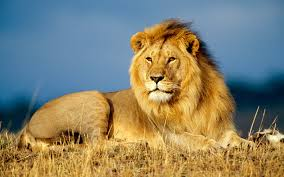
#> input picture OpenCV/0.Read and Show/lion.jpg, 284 x 177 px; the run also reads 1 picture not shown here
$ jupyter execute '0.read&show.ipynb'
#> lines starting #> are read from the running program, lines starting #| are printed output that depends on the picture; after the words box and inside, x2 and y2 are one past the last pixel; in counts of white or black regions, pixels touching at a corner belong together
[cell 1]
import cv2
import numpy as np
import os

[cell 2]
img = cv2.imread("lion.jpg")    # read the image ; the image(lion) is int the same directory that's why we here use the name, otherwise we will use the name of the image with the path like- (r"path")
#> img is the input picture: shape (177, 284, 3); mean B, G, R 109.6, 130.8, 134.3
cv2.imshow("Image Frame", img)  # display the image
#cv2.waitKey(10000)             #image frame will be displayed for 10 seconds, (10000ms = 10s)
cv2.waitKey(0)                  # wait for a key press
cv2.destroyAllWindows()         # close all OpenCV windows
#cv2.destroyWindow()            # close the window with the given name

### destroyallwindow vs  destroywindow

[cell 3]
img = cv2.imread("lion.jpg")        # read the image
cv2.imshow("Image Frame", img)      # display the image
cv2.imshow("Image Frame1", img)     # display the image
#cv2.waitKey(10000)                 #image frame will be displayed for 10 seconds, (10000ms = 10s)
cv2.waitKey(0)                      # wait for a key press
#cv2.destroyAllWindows()            # close all OpenCV windows
cv2.destroyWindow("Image Frame1")  # close the window with the given name

### Resize the image

[cell 4]
img = cv2.imread("lion.jpg")                # read the image
resize_img = cv2.resize(img, (1000, 1000))    # resize the image (width, height)
cv2.imshow("Image Frame", resize_img)       # display the image
cv2.waitKey(0)                              # wait for a key press
cv2.destroyAllWindows()                     # close all OpenCV windows

### Multiple image in one frame

[cell 5]
# img = cv2.imread("lion.jpg")
# print(img)
img = cv2.imread("lion.jpg")                # read the image
resize_img = cv2.resize(img, (300, 300))    # resize the image (width, height)
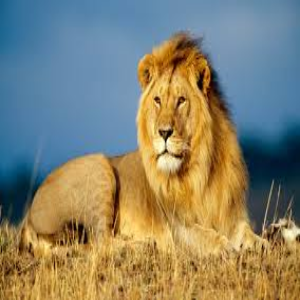
#> resize_img: shape (300, 300, 3); mean B, G, R 109.5, 130.7, 134.2
horizontal_add = np.hstack((resize_img,resize_img)) # stack/add horizontally
verical_add = np.vstack((resize_img,resize_img))    # stack/add vertically
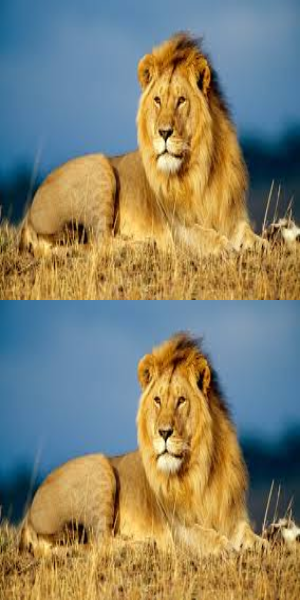
#> verical_add: shape (600, 300, 3); mean B, G, R 109.5, 130.7, 134.2
multiple_add = np.vstack((horizontal_add,horizontal_add))
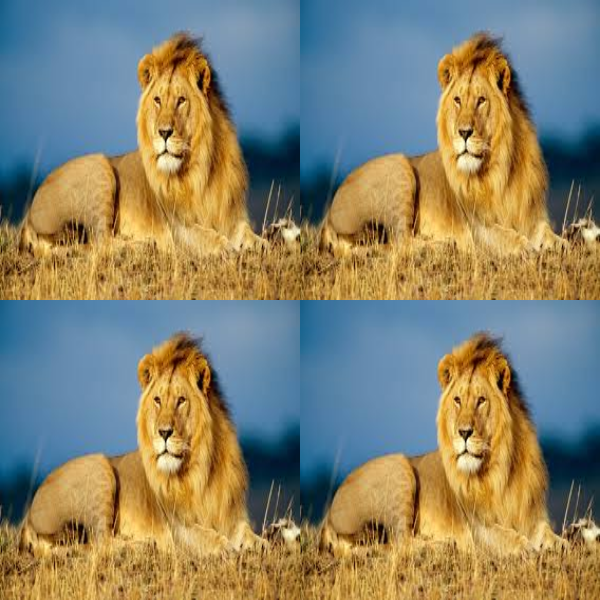
#> multiple_add: shape (600, 600, 3); mean B, G, R 109.5, 130.7, 134.2
cv2.imshow("Image Frame", horizontal_add)     # display the image
cv2.imshow("Image Frame1", verical_add)       # display the image
cv2.imshow("image Frame2", multiple_add )     #merge 4 image
cv2.waitKey(0)                              # wait for a key press
cv2.destroyAllWindows()                     # close all OpenCV windows

### Slideshow

[cell 6]
image_list = os.listdir(r"E:\Python\OpenCV\0.Read and Show\lion_image")
for name in image_list:
    path = "E:\\Python\\OpenCV\\0.Read and Show\\lion_image"
    image_name = path + "\\" + name
    img = cv2.imread(image_name)   #storing all images in one frame
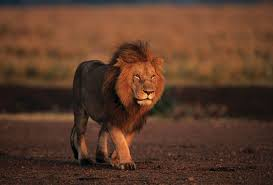
#> input picture OpenCV/0.Read and Show/lion_image/lion1.jpg, 273 x 185 px, found by its file name
#> img is the input picture: shape (185, 273, 3); mean B, G, R 41.3, 59.1, 91.8
    img = cv2.resize(img, (300, 300))
#> img: shape (300, 300, 3)
    cv2.imshow("Image Frame ",img)
    #cv2.waitKey(3000) # show automatically
    cv2.waitKey(0) # show until key is pressed
#> pass 2 of the loop `for name in image_list:`:
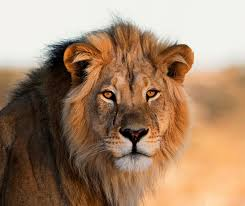
#> input picture OpenCV/0.Read and Show/lion_image/lion3.jpg, 245 x 206 px, found by its file name
#> img is the input picture: shape (206, 245, 3); mean B, G, R 107.6, 133.7, 164.3
#> `img = cv2.resize(img, (300, 300))`:
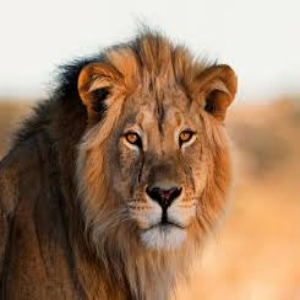
#> img: shape (300, 300, 3); mean B, G, R 107.5, 133.6, 164.2
#> pass 3 of the loop `for name in image_list:`:
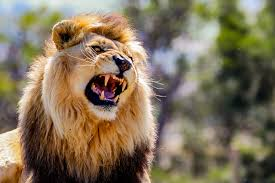
#> input picture OpenCV/0.Read and Show/lion_image/lion4.jpg, 275 x 183 px, found by its file name
#> img is the input picture: shape (183, 275, 3); mean B, G, R 90.8, 114.6, 129
#> `img = cv2.resize(img, (300, 300))`:
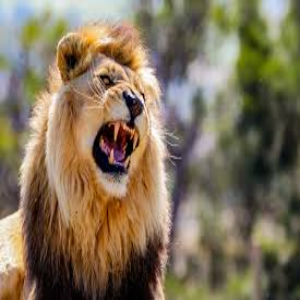
#> img: shape (300, 300, 3); mean B, G, R 90.7, 114.5, 128.9
cv2.destroyAllWindows()

### Features

[cell 7]
img = cv2.imread("lion.jpg", 0) # flag ->0 = Gray Scale
#> img: shape (177, 284); min 0, max 255, mean 129.4
cv2.imshow("Image Frame", img)
cv2.waitKey(0)
cv2.destroyAllWindows()

### Writing on the Image

[cell 8]
img = cv2.imread("lion.jpg")


txt = cv2.putText(img = img,
                    text = "Lion",
                    org = (70, 100),
                    fontFace = cv2.FONT_HERSHEY_DUPLEX,
                    fontScale = 3,
                    color = (0,0,255),
                    thickness = 3,
                    lineType = cv2.LINE_8,
                    # bottomLeftOrigin = True
                    bottomLeftOrigin = False)   #((img: UMat, text: str, org: Point, fontFace: int, fontScale: float, color: Scalar, thickness: int = ..., lineType: int = ..., bottomLeftOrigin: bool = ...) -> UMat)
cv2.imshow("Image Frame", img)
cv2.waitKey(0)
cv2.destroyAllWindows()

### Drawing line on image

[cell 9]
old_img = cv2.imread("lion.jpg")
old_img = cv2.resize(old_img,(500,700))
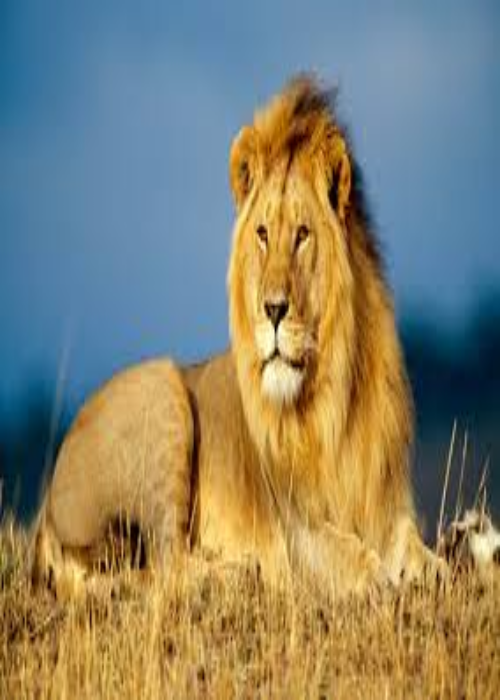
#> old_img: shape (700, 500, 3); mean B, G, R 109.5, 130.7, 134.2
new_img = cv2.line(img = old_img , pt1 = (250,200), pt2 =(350,200), color =(0,255,0), thickness = 4, lineType = 4) #def line(img: MatLike, pt1: Point,Point,color: Scalar,thickness: int = ...,lineType: int = ...,shift: int = ...)

cv2.imshow("Image Frame", new_img)
cv2.waitKey(0)
cv2.destroyAllWindows()

### Draw Rectangle

[cell 10]
old_img = cv2.imread("lion.jpg")
old_img = cv2.resize(old_img,(500,700))
txt_img = cv2.putText(img = old_img , text = "Lion", org = (330,60), fontFace = 1, fontScale = 2, color = (0,0,255), thickness = 2, lineType = 2 , bottomLeftOrigin = False)
new_img = cv2.rectangle(img = txt_img, pt1 = (200,70), pt2 = (400,550), color=(0,255,0), thickness = 4, lineType = 4) #def rectangle(img: MatLike,pt1: Point, pt2: Point,color: Scalar,thickness: int = ...,lineType: int = ...,shift: int = ...)

cv2.imshow("Image Frame", new_img)
cv2.waitKey(0)
cv2.destroyAllWindows()

### Draw Circle

[cell 11]
old_img = cv2.imread("lion.jpg")
old_img = cv2.resize(old_img,(500,700))
new_img = cv2.circle(img = old_img, center = (300,250), radius = 200, color = (0,0,255), thickness = 4, lineType = 8)
cv2.imshow("Image Frame", new_img)
cv2.waitKey(0)
cv2.destroyAllWindows()

### Draw Polylines

[cell 12]
old_img = cv2.imread("lion.jpg")
old_img = cv2.resize(old_img,(500,700))
new_img = cv2.polylines(img = old_img, pts = [np.array([[100,300],[150,100],[200,300],[200,600],[100,600]])], isClosed = True, color = (0,255,0), thickness=4, lineType=16)
cv2.imshow("Image Frame", new_img)
cv2.waitKey(0)
cv2.destroyAllWindows()

### Merge Image

[cell 13]
img1 = cv2.imread("lion.jpg")
img2 = cv2.imread("lion1.jpg")
img1 = cv2.resize(img1,(500,500))
img2 = cv2.resize(img2,(500,500))
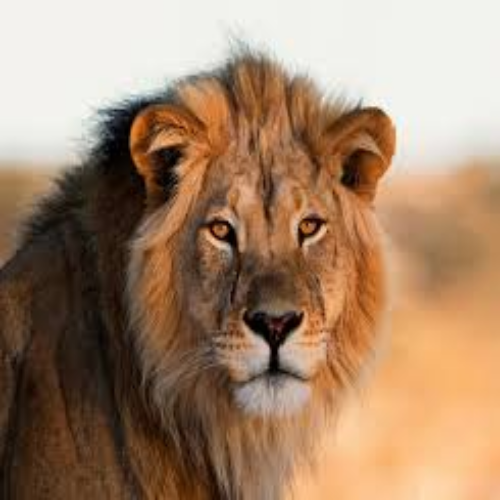
#> img2: shape (500, 500, 3); mean B, G, R 107.5, 133.6, 164.2
new_img = cv2.addWeighted(img1, 0.5, img2, 0.7, 1)
#> new_img: shape (500, 500, 3)
cv2.imshow("Image Frame", new_img)
cv2.waitKey(0)
cv2.destroyAllWindows()

### Detect Edges

[cell 14]
img = cv2.imread("lion.jpg")
new_img = cv2.Canny(img,200,200)
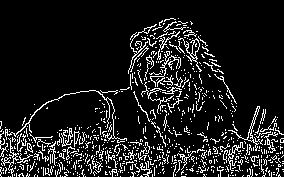
#> new_img: shape (177, 284); 11.3% white in thin lines or dots, all inside (x1, y1, x2, y2) = (0, 18, 284, 177)
cv2.imshow("Image Frame", new_img)
cv2.waitKey(0)
cv2.destroyAllWindows()

### Blur Image

[cell 15]
img = cv2.imread("lion.jpg")

g = cv2.GaussianBlur(img,(5,5),0)  # Gaussian Blur
m = cv2.medianBlur(img,5)  # Median Blur
b = cv2.bilateralFilter(img,9,100,100)  # Bilateral Filter
h = np.hstack((img,g,m,b))
cv2.imwrite(r"E:\Python\OpenCV\0.Read and Show\lion_image\blur.png", h) # Save the image to the given folder
cv2.imshow("Image Frame", h)
cv2.waitKey(0)
cv2.destroyAllWindows()

### Create Border

[cell 16]
img = cv2.imread("lion.jpg")
img = cv2.resize(img,(400,400))
#> img: shape (400, 400, 3)

img1 = cv2.copyMakeBorder(img, 10,10,10,10, cv2.BORDER_CONSTANT,None, value =2)
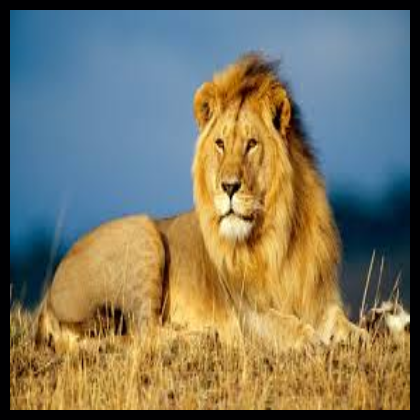
#> img1: shape (420, 420, 3); mean B, G, R 99.5, 118.5, 121.7
img1 = cv2.resize(img1,(400,400))
#> img1: shape (400, 400, 3)

h = np.hstack((img,img1))
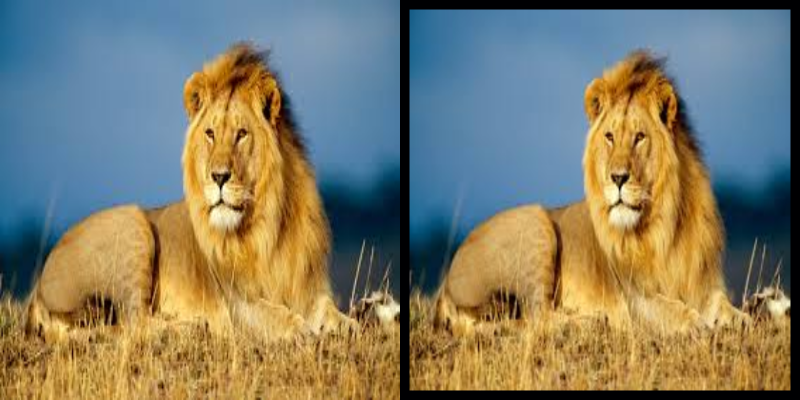
#> h: shape (400, 800, 3); mean B, G, R 104.5, 124.6, 127.9

cv2.imshow("Image Frame", h)
cv2.waitKey(0)
cv2.destroyAllWindows()

### Flip & Rotate Image

[cell 17]
img = cv2.imread("lion.jpg")
img = cv2.resize(img,(300, 300))

#img = cv2.flip(img,1) # 1 -> horizontal flip (y axis)
#img = cv2.flip(img,0) # 0 -> vertical flip (x axis)
#img = cv2.flip(img,-1) # -1 -> both horizontal and vertical flip (both x and y axis)

img = cv2.rotate(img, cv2.ROTATE_90_CLOCKWISE) # rotate 90 degree clockwise
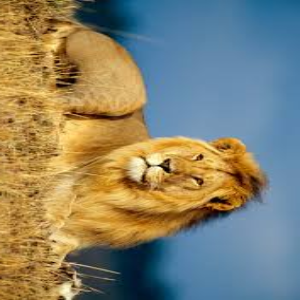
#> img: shape (300, 300, 3); mean B, G, R 109.5, 130.7, 134.2


cv2.imshow("Flip ", img)
cv2.waitKey(0)
cv2.destroyAllWindows()
